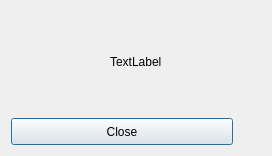
<?xml version="1.0" encoding="UTF-8"?>
<ui version="4.0">
 <class>msg</class>
 <widget class="QDialog" name="msg">
  <property name="geometry">
   <rect>
    <x>0</x>
    <y>0</y>
    <width>272</width>
    <height>156</height>
   </rect>
  </property>
  <property name="minimumSize">
   <size>
    <width>272</width>
    <height>156</height>
   </size>
  </property>
  <property name="maximumSize">
   <size>
    <width>272</width>
    <height>156</height>
   </size>
  </property>
  <property name="windowTitle">
   <string>Dialog</string>
  </property>
  <layout class="QVBoxLayout" name="verticalLayout">
   <item>
    <layout class="QHBoxLayout" name="horizontalLayout">
     <item>
      <spacer name="horizontalSpacer">
       <property name="orientation">
        <enum>Qt::Horizontal</enum>
       </property>
       <property name="sizeHint" stdset="0">
        <size>
         <width>40</width>
         <height>20</height>
        </size>
       </property>
      </spacer>
     </item>
     <item>
      <widget class="QLabel" name="label">
       <property name="text">
        <string>TextLabel</string>
       </property>
      </widget>
     </item>
     <item>
      <spacer name="horizontalSpacer_2">
       <property name="orientation">
        <enum>Qt::Horizontal</enum>
       </property>
       <property name="sizeHint" stdset="0">
        <size>
         <width>40</width>
         <height>20</height>
        </size>
       </property>
      </spacer>
     </item>
    </layout>
   </item>
   <item>
    <widget class="QPushButton" name="pushButton">
     <property name="maximumSize">
      <size>
       <width>222</width>
       <height>27</height>
      </size>
     </property>
     <property name="text">
      <string>Close</string>
     </property>
    </widget>
   </item>
  </layout>
 </widget>
 <resources/>
 <connections>
  <connection>
   <sender>pushButton</sender>
   <signal>clicked()</signal>
   <receiver>msg</receiver>
   <slot>close()</slot>
   <hints>
    <hint type="sourcelabel">
     <x>125</x>
     <y>130</y>
    </hint>
    <hint type="destinationlabel">
     <x>240</x>
     <y>51</y>
    </hint>
   </hints>
  </connection>
 </connections>
</ui>
